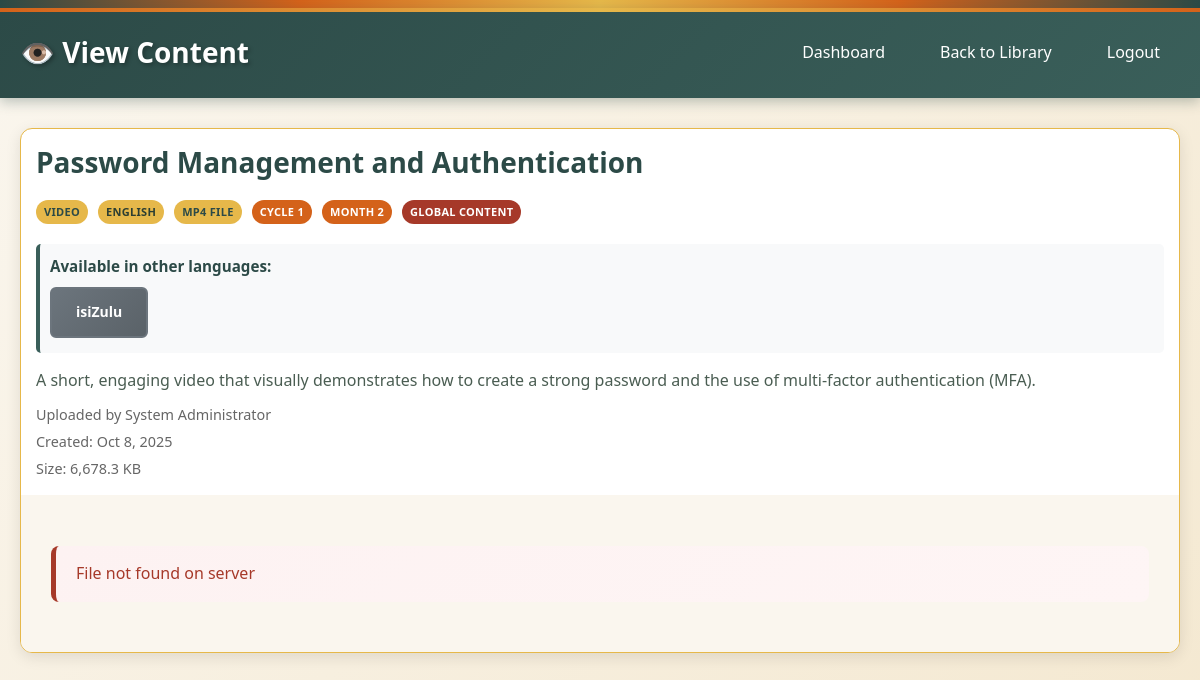
Page /view_content.php?id=9 (signed in) on the committed database.
### tables this page shows
CREATE TABLE content (
    id INTEGER PRIMARY KEY AUTOINCREMENT,
    content_group_id INTEGER NOT NULL,
    language_id INTEGER NOT NULL,
    title VARCHAR(255) NOT NULL,
    description TEXT,
    file_path VARCHAR(500),
    file_name VARCHAR(255),
    file_size INTEGER,
    external_url VARCHAR(500),
    uploaded_by INTEGER NOT NULL,
    is_active BOOLEAN DEFAULT 1,
    created_at TIMESTAMP DEFAULT CURRENT_TIMESTAMP,
    updated_at TIMESTAMP DEFAULT CURRENT_TIMESTAMP,
    FOREIGN KEY (content_group_id) REFERENCES content_groups(id) ON DELETE CASCADE,
    FOREIGN KEY (language_id) REFERENCES languages(id),
    FOREIGN KEY (uploaded_by) REFERENCES users(id),
    UNIQUE(content_group_id, language_id)
);

CREATE TABLE content_types (
    id INTEGER PRIMARY KEY AUTOINCREMENT,
    name VARCHAR(50) UNIQUE NOT NULL,
    description TEXT,
    file_extensions TEXT, -- JSON array of allowed extensions
    max_file_size INTEGER DEFAULT 10485760, -- 10MB default
    created_at TIMESTAMP DEFAULT CURRENT_TIMESTAMP
);

CREATE TABLE languages (
    id INTEGER PRIMARY KEY AUTOINCREMENT,
    code VARCHAR(10) UNIQUE NOT NULL, -- ISO language codes like 'en', 'af', 'zu'
    name VARCHAR(50) NOT NULL, -- Full language name like 'English', 'Afrikaans', 'Zulu'
    is_active BOOLEAN DEFAULT 1,
    created_at TIMESTAMP DEFAULT CURRENT_TIMESTAMP
);

CREATE TABLE content_groups (
    id INTEGER PRIMARY KEY AUTOINCREMENT,
    organization_id INTEGER, -- NULL for global content
    base_title VARCHAR(255) NOT NULL, -- Base title for the content group
    description TEXT,
    content_type_id INTEGER NOT NULL,
    month_number INTEGER CHECK (month_number >= 1 AND month_number <= 12),
    target_audience TEXT, -- JSON array of roles/departments
    is_mandatory BOOLEAN DEFAULT 1,
    created_by INTEGER NOT NULL,
    is_active BOOLEAN DEFAULT 1,
    created_at TIMESTAMP DEFAULT CURRENT_TIMESTAMP,
    updated_at TIMESTAMP DEFAULT CURRENT_TIMESTAMP,
    FOREIGN KEY (organization_id) REFERENCES organizations(id),
    FOREIGN KEY (content_type_id) REFERENCES content_types(id),
    FOREIGN KEY (created_by) REFERENCES users(id)
);

### src/config/program_structure.php (called while the page is built, shortened)
<?php
function getCycleByMonth($month_number) {
    $cycles = PROGRAM_CYCLES;
    foreach ($cycles as $cycle) {
        if ($month_number >= $cycle['start_month'] && $month_number <= $cycle['end_month']) {
            return $cycle;
        }
    }
    return null;
}

### src/view_content.php (the view, shortened to what this page needs)
<?php
require_once __DIR__ . '/config/db.php';
$content_id = $_GET['id'] ?? '';
try {
    if ($_SESSION['role'] === 'system_admin') {
        $stmt = $pdo->prepare("
            SELECT c.*, cg.*, ct.name as content_type_name, o.name as organization_name,
                   l.code as language_code, l.name as language_name,
                   u.first_name || ' ' || u.last_name as uploaded_by_name
            FROM content c
            INNER JOIN content_groups cg ON c.content_group_id = cg.id
            INNER JOIN languages l ON c.language_id = l.id
            LEFT JOIN content_types ct ON cg.content_type_id = ct.id
            LEFT JOIN organizations o ON cg.organization_id = o.id
            LEFT JOIN users u ON c.uploaded_by = u.id
            WHERE c.id = :id AND c.is_active = 1 AND cg.is_active = 1
            LIMIT 1
        ");
        $stmt->execute(['id' => $content_id]);
    }
    $content = $stmt->fetch(PDO::FETCH_ASSOC);
    $lang_stmt = $pdo->prepare("
        SELECT c.id, c.title, l.code, l.name as language_name
        FROM content c
        INNER JOIN languages l ON c.language_id = l.id
        WHERE c.content_group_id = :group_id AND c.is_active = 1 AND c.id != :current_id
        ORDER BY l.name
    ");
    $lang_stmt->execute(['group_id' => $content['content_group_id'], 'current_id' => $content_id]);
    $other_languages = $lang_stmt->fetchAll(PDO::FETCH_ASSOC);
} catch (PDOException $e) {
    header('Location: content_list.php?error=' . urlencode('Error loading content'));
    exit();
}
$file_error = null;
if ($content['file_path']) {
    $file_path = __DIR__ . '/' . $content['file_path'];
    if (!file_exists($file_path)) {
        $file_error = "File not found on server";
    }
}
?>
<!DOCTYPE html>
<html lang="en">
<head>
    <link rel="stylesheet" href="assets/webdesign-style.css">
</head>
<body>
    <div class="african-border"></div>
    <div class="header">
        <div class="header-left">
            <h1>👁️ View Content</h1>
        </div>
        <div class="header-right">
            <div class="nav-links">
                <a href="dashboard.php">Dashboard</a>
                <a href="content_list.php">Back to Library</a>
                <a href="logout.php">Logout</a>
            </div>
        </div>
    </div>
    <div class="container">
        <div class="content-card">
            <div class="content-header">
                <h1 class="content-title"><?php echo htmlspecialchars($content['title']); ?></h1>
                <div class="content-badges">
                    <?php if (!empty($content['content_type_name'])): ?>
                        <span class="badge badge-type"><?php echo ucfirst($content['content_type_name']); ?></span>
                    <?php endif; ?>
                    <?php if (!empty($content['language_name'])): ?>
                        <span class="badge badge-lang"><?php echo htmlspecialchars($content['language_name']); ?></span>
                    <?php endif; ?>
                    <?php
                    $file_ext = strtolower(pathinfo($content['file_path'], PATHINFO_EXTENSION));
                    if ($file_ext):
                    ?>
                        <span class="badge badge-type"><?php echo strtoupper($file_ext); ?> File</span>
                    <?php endif; ?>
                    <?php if (!empty($content['month_number'])):
                        require_once __DIR__ . '/config/program_structure.php';
                        $cycle_info = getCycleByMonth($content['month_number']);
                        if ($cycle_info):
                    ?>
                        <span class="badge badge-month">Cycle <?php echo $cycle_info['cycle_number']; ?></span>
                    <?php endif; endif; ?>
                    <?php if (!empty($content['month_number'])): ?>
                        <span class="badge badge-month">Month <?php echo $content['month_number']; ?></span>
                    <?php endif; ?>
                    <?php if (empty($content['organization_id'])): ?>
                        <span class="badge badge-global">Global Content</span>
                    <?php elseif (!empty($content['organization_name'])): ?>
                        <span class="badge badge-org"><?php echo htmlspecialchars($content['organization_name']); ?></span>
                    <?php endif; ?>
                </div>
                <?php if (!empty($other_languages)): ?>
                    <div class="language-switcher" style="margin: 15px 0; padding: 10px; background-color: #f8f9fa; border-radius: 5px;">
                        <strong>Available in other languages:</strong>
                        <div style="margin-top: 8px;">
                            <?php foreach ($other_languages as $lang): ?>
                                <a href="view_content.php?id=<?php echo $lang['id']; ?>"
                                   class="btn-secondary" style="margin-right: 10px; margin-bottom: 5px; display: inline-block;">
                                    <?php echo htmlspecialchars($lang['language_name']); ?>
                                </a>
                            <?php endforeach; ?>
                        </div>
                    </div>
                <?php endif; ?>
                <?php if ($content['description']): ?>
                    <div class="content-description"><?php echo nl2br(htmlspecialchars($content['description'])); ?></div>
                <?php endif; ?>
                <div class="content-meta" style="margin-top: 10px; font-size: 0.9em; color: #666;">
                    <?php if ($content['uploaded_by_name']): ?>
                        <span>Uploaded by <?php echo htmlspecialchars($content['uploaded_by_name']); ?></span>
                    <?php endif; ?>
                    <span>Created: <?php echo date('M j, Y', strtotime($content['created_at'])); ?></span>
                    <?php if ($content['file_size']): ?>
                        <span>Size: <?php echo number_format($content['file_size'] / 1024, 1); ?> KB</span>
                    <?php endif; ?>
                </div>
            </div>
            <div class="content-viewer">
                <?php if (isset($file_error)): ?>
                    <div class="message error"><?php echo $file_error; ?></div>
                <?php endif; ?>
            </div>
        </div>
    </div>
</body>
</html>

### rows in the picture
content: title "Password Management and Authentication", content_types.name "VIDEO", language.name "ENGLISH", file_path "MP4", content_group.month_number "1", content_group.month_number "2", content_group.description "A short, engaging video that visually demonstrates how to create a strong password and the use of multi-factor authentication (MFA).", content_group.created_at "Oct 8, 2025", $content['file_size']/1024 "6,678.3", file_path "File not found on server"
content: language.name "isiZulu"

### other values in the picture
$content['uploaded_by_name'] "System Administrator"
